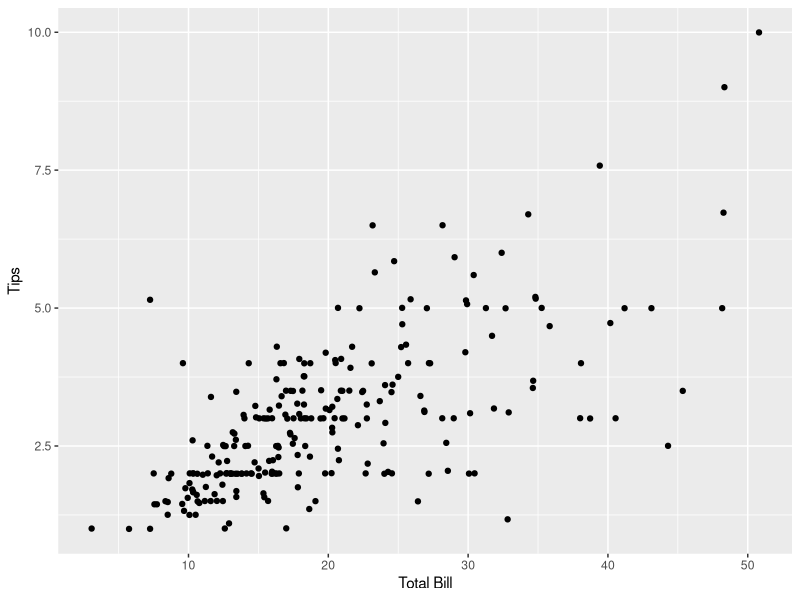
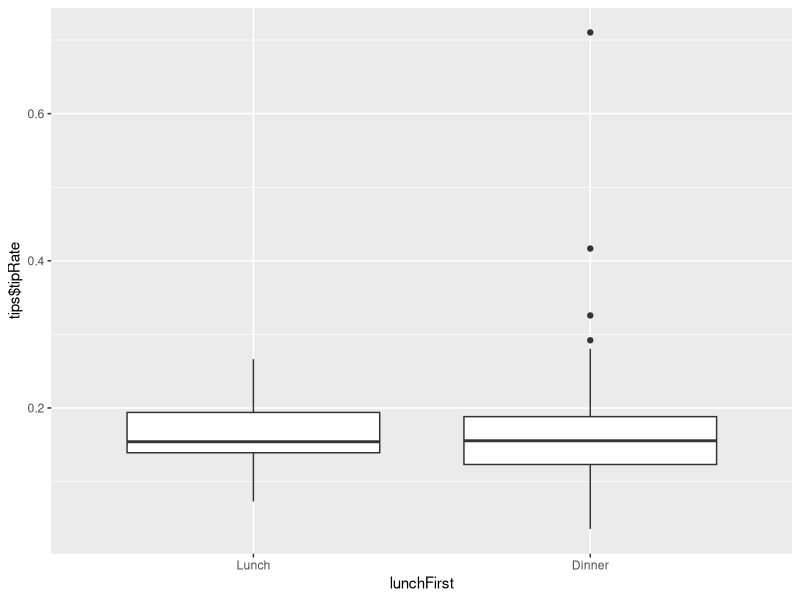
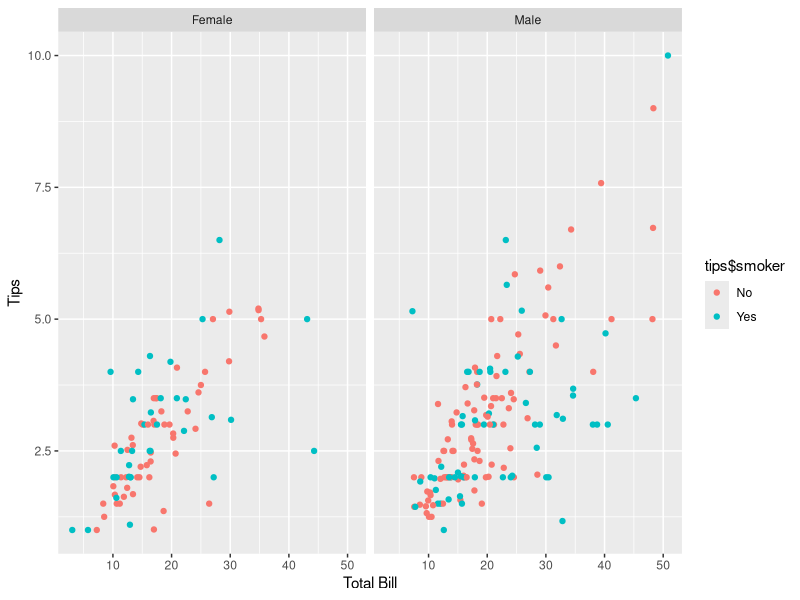
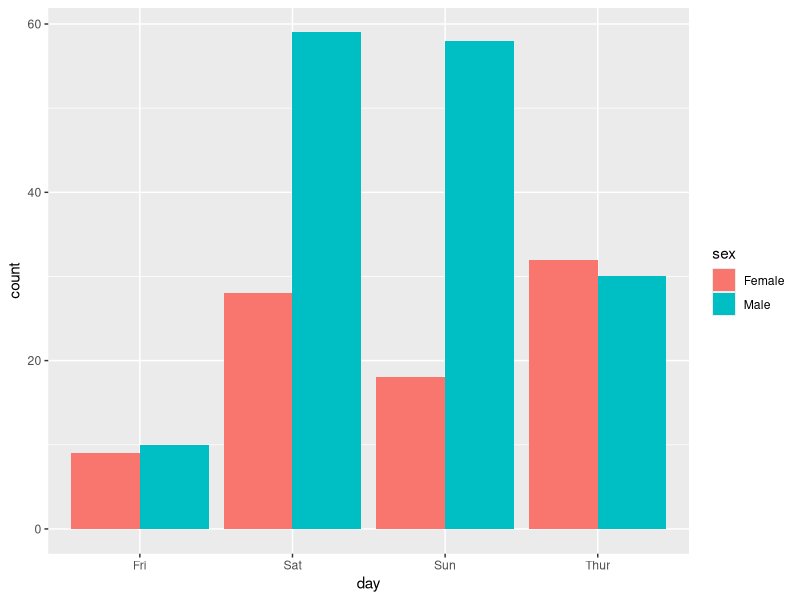

These figures' R source, in order:
## ---- chunk 1
library(ggplot2)
data(tips, package="reshape2")
?tips
## ---- chunk 2
numParty <- length(tips$size)
print(numParty)
## ---- chunk 3
str(tips)
## ---- chunk 4
tipsPerDay <- tips$day
day <- table(tipsPerDay)
print(day) 
## ---- chunk 5
female5 <- data.frame(tips[tips$sex =='Female' & tips$size >=5,])
print(female5)
## ---- chunk 6
ggplot(tips, aes(x=tips$total_bill, y=tips$tip)) + geom_point(position = 'jitter') + xlab('Total Bill') + ylab('Tips')
## ---- chunk 7
tips$tipRate <- tips$tip/tips$total_bill
head(tips)
## ---- chunk 8
lunchFirst<- factor(tips$time, level = c('Lunch','Dinner'))
ggplot(tips, aes(x = lunchFirst, y=tips$tipRate)) + geom_boxplot()
## ---- chunk 9
ggplot(tips, aes(x=tips$total_bill, y=tips$tip, color= tips$smoker)) + geom_point() + facet_wrap(~tips$sex)+ xlab('Total Bill') + ylab('Tips')
## ---- chunk 10
ggplot(tips, aes(day)) + geom_bar(aes(fill=sex), position='dodge')
